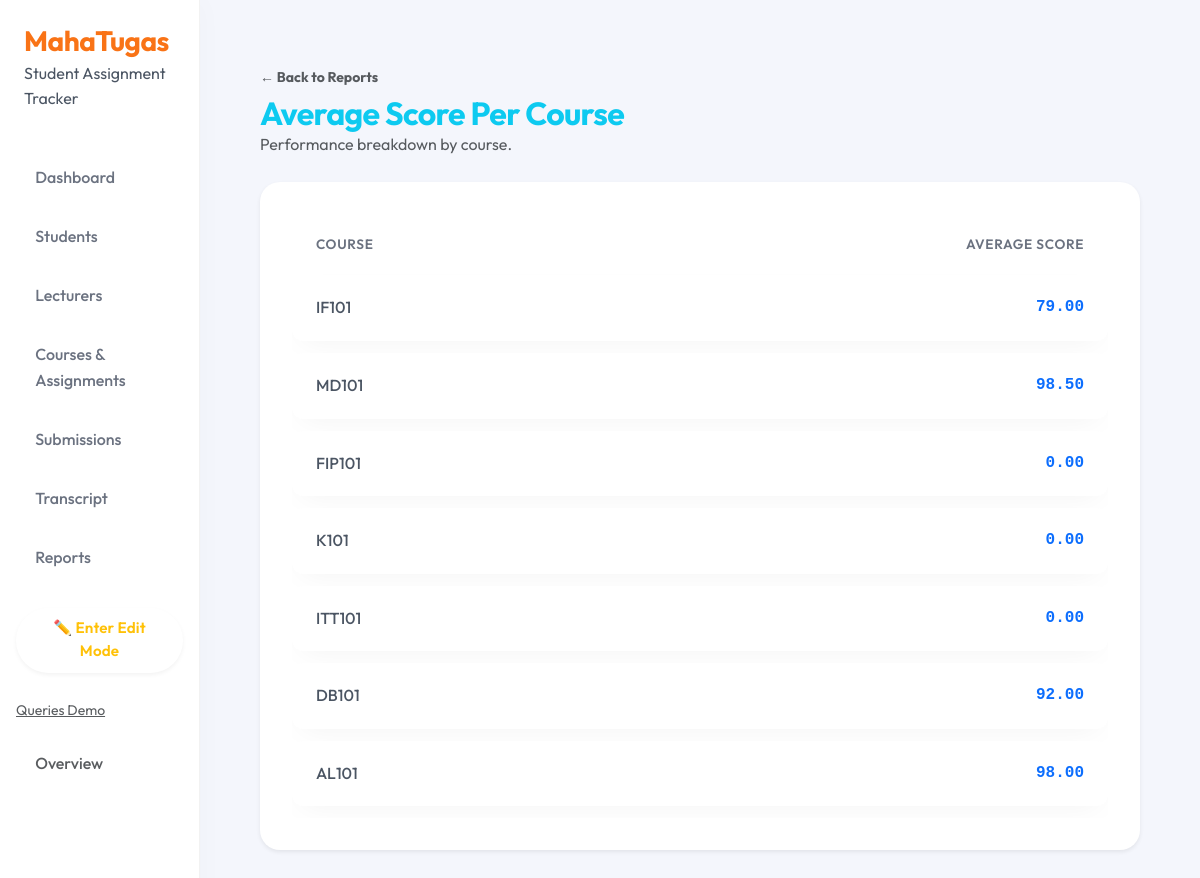
The app's page /reports/score-per-course/, older data.
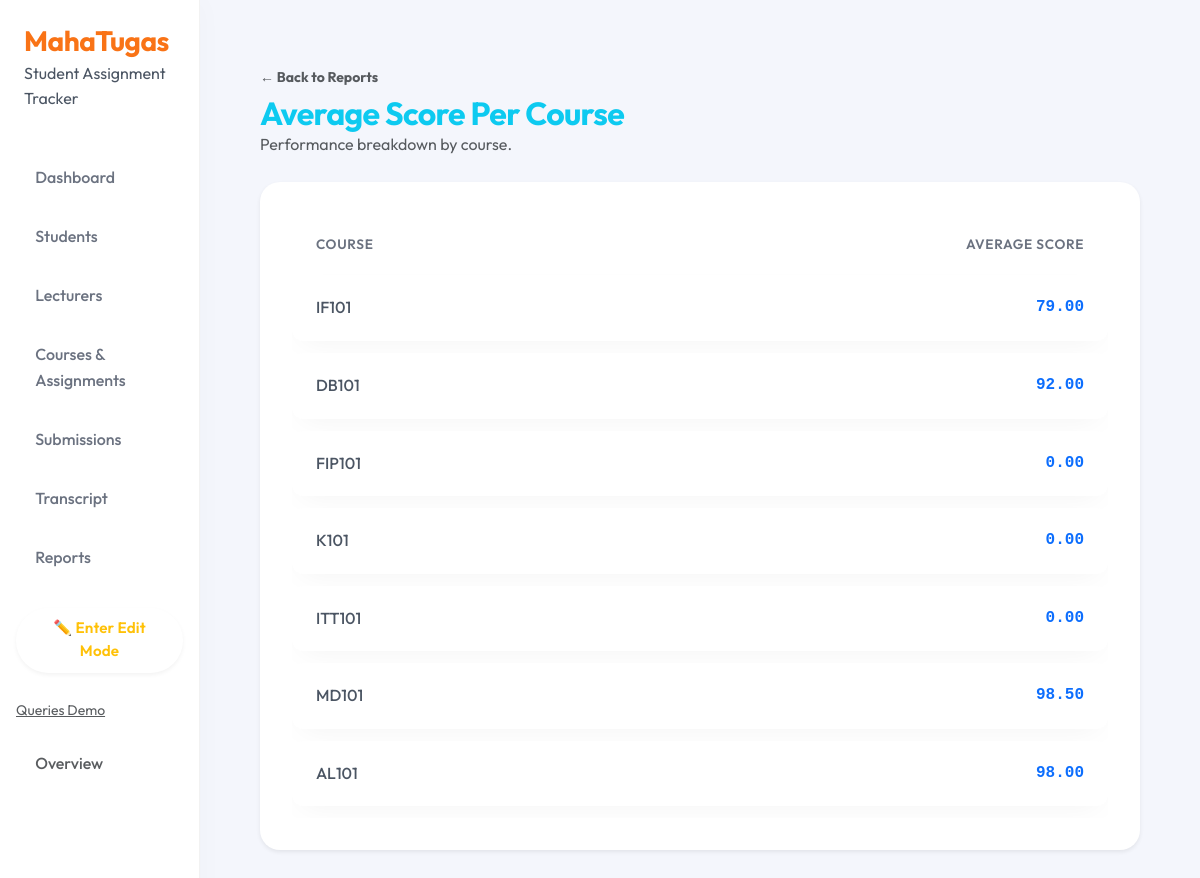
The same page, newer data.
### tracker/models.py (models this page shows, shortened)
class Course(models.Model):
    course_id = models.AutoField(primary_key=True)
    course_code = models.CharField(max_length=20)
    course_name = models.CharField(max_length=200)
    semester = models.IntegerField()
    lecturer = models.ForeignKey(
        Lecturer,
        on_delete=models.CASCADE,
        related_name='courses'
    )

### tracker/views.py (the view)
# urls.py: path('reports/score-per-course/', views.report_score_per_course, name='report_score_per_course'),
def report_score_per_course(request):
    data = Course.objects.annotate(avg_score=Avg("assignments__submissions__score"))
    return render(request, "tracker/reports/score_per_course.html", {"data": data})

### tracker/templates/tracker/reports/score_per_course.html
{% extends "tracker/base.html" %}
{% block content %}
<div class="container py-4">
    <div class="d-flex justify-content-between align-items-center mb-4">
        <div>
            <a href="{% url 'report_menu' %}" class="text-decoration-none text-muted small fw-bold">
                ← Back to Reports
            </a>
            <h2 class="mt-1 mb-0 text-info fw-bold">Average Score Per Course</h2>
            <p class="text-muted mb-0">Performance breakdown by course.</p>
        </div>
    </div>
    <div class="card border-0 shadow-sm overflow-hidden">
        <div class="card-body p-0">
            <div class="table-responsive">
                <table class="table table-hover align-middle mb-0">
                    <thead class="table-light">
                        <tr class="text-uppercase small text-muted fw-bold">
                            <th class="ps-4">Course</th>
                            <th class="text-end pe-4">Average Score</th>
                        </tr>
                    </thead>
                    <tbody>
                        {% for c in data %}
                        <tr>
                            <td class="ps-4 fw-medium">{{ c.course_code }}</td>
                            <td class="text-end pe-4 font-monospace fw-bold text-primary">{{  c.avg_score|default:"0"|floatformat:2 }}</td>
                        </tr>
                        {% empty %}
                        <tr>
                            <td colspan="2" class="text-center py-5 text-muted">No course data available.</td>
                        </tr>
                        {% endfor %}
                    </tbody>
                </table>
            </div>
        </div>
    </div>
</div>
{% endblock %}

Row changes from the older to the newer data that the page shows:
changed Course "DB101": moves up the list
changed Course "MD101": moves down the list
